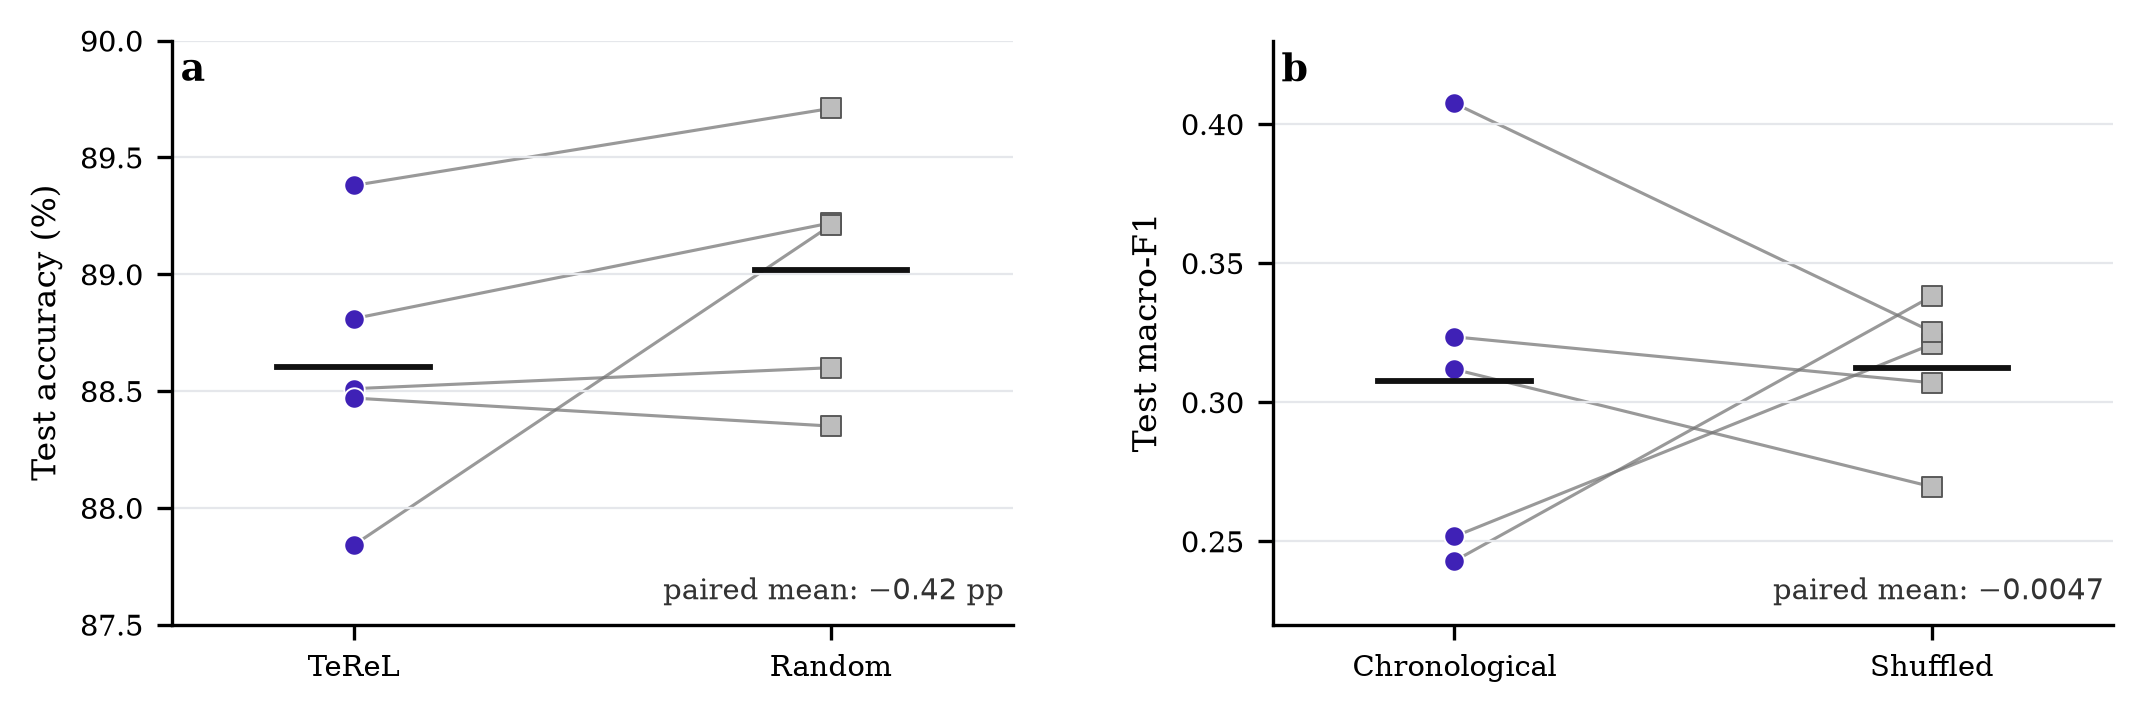

Here is the Python script that generated this plot:
"""Render the paired-effects figure from a confirmatory-analysis JSON file."""

from __future__ import annotations

import argparse
import json
from pathlib import Path

import matplotlib.pyplot as plt
import numpy as np


HERE = Path(__file__).resolve().parent
PRIMARY = "#3F21B6"
CONTROL = "#BDBDBD"
PAIR = "#727272"


def _values(method: dict[str, object]) -> np.ndarray:
    by_seed = method["by_seed"]
    assert isinstance(by_seed, dict)
    return np.asarray([by_seed[key] for key in sorted(by_seed)], dtype=float)


def _panel(axis, left, right, labels, ylabel, panel, effect):
    for left_value, right_value in zip(left, right, strict=True):
        axis.plot(
            [0, 1], [left_value, right_value], color=PAIR, linewidth=0.75,
            alpha=0.72, zorder=1
        )
    axis.scatter(
        np.zeros_like(left), left, marker="o", s=24, color=PRIMARY,
        edgecolor="white", linewidth=0.45, zorder=3
    )
    axis.scatter(
        np.ones_like(right), right, marker="s", s=23, color=CONTROL,
        edgecolor="#555555", linewidth=0.45, zorder=3
    )
    for position, sample in enumerate((left, right)):
        mean = float(np.mean(sample))
        axis.plot(
            [position - 0.16, position + 0.16], [mean, mean],
            color="#111111", linewidth=1.4, zorder=4
        )
    axis.set_xlim(-0.38, 1.38)
    axis.set_xticks([0, 1], labels)
    axis.set_ylabel(ylabel)
    axis.grid(axis="y", color="#E5E7EB", linewidth=0.55, zorder=0)
    axis.text(
        0.01, 0.98, panel, transform=axis.transAxes, va="top",
        fontweight="bold", fontsize=9
    )
    axis.text(
        0.99, 0.03, effect, transform=axis.transAxes, ha="right", va="bottom",
        fontsize=7, color="#333333"
    )


def main(argv=None):
    parser = argparse.ArgumentParser(description=__doc__)
    parser.add_argument("analysis", type=Path)
    arguments = parser.parse_args(argv)
    analysis = json.loads(arguments.analysis.read_text())
    mnist = analysis["datasets"]["mnist"]["methods"]
    pamap2 = analysis["datasets"]["pamap2"]["methods"]

    plt.style.use(HERE / "paper.mplstyle")
    figure, axes = plt.subplots(1, 2, figsize=(7.15, 2.48))
    _panel(
        axes[0], 100 * _values(mnist["terel-local"]),
        100 * _values(mnist["random"]), ("TeReL", "Random"),
        "Test accuracy (%)", "a", r"paired mean: $-0.42$ pp"
    )
    _panel(
        axes[1], _values(pamap2["terel-ordered"]),
        _values(pamap2["terel-shuffled"]), ("Chronological", "Shuffled"),
        "Test macro-F1", "b", r"paired mean: $-0.0047$"
    )
    axes[0].set_ylim(87.5, 90.0)
    axes[0].set_yticks([87.5, 88.0, 88.5, 89.0, 89.5, 90.0])
    axes[1].set_ylim(0.22, 0.43)
    axes[1].set_yticks([0.25, 0.30, 0.35, 0.40])
    figure.subplots_adjust(
        left=0.085, right=0.99, top=0.965, bottom=0.18, wspace=0.31
    )
    output = HERE / "confirmatory-paired-effects"
    figure.savefig(
        output.with_suffix(".pdf"), transparent=True,
        metadata={"CreationDate": None, "ModDate": None}
    )
    figure.savefig(output.with_suffix(".png"), dpi=300, transparent=True)
    plt.close(figure)


if __name__ == "__main__":
    main()
